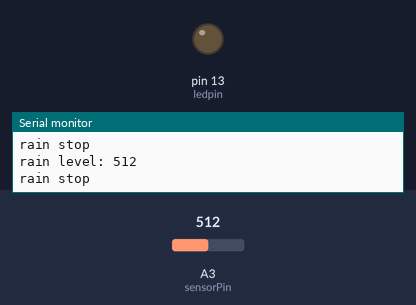
Bench run of a sketch on a simulated Arduino Uno, built with avr-gcc and run on an emulated ATmega328P. Parts: output pins drawn as LEDs (lit = HIGH), the last lines printed to the serial monitor. The test bench sets the inputs (shaded band); at power-on: A3 (sensorPin) = 512.

Above: at 3.8 s.
3.9 s: A3 (sensorPin) set to 491
At 6.9 s:
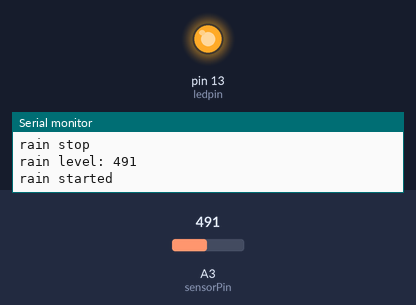
7.8 s: A3 (sensorPin) set to 510
At 10.4 s:
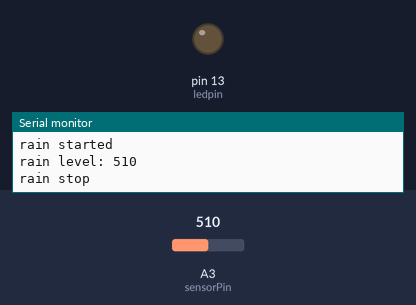
11.7 s: A3 (sensorPin) set to 490
At 12.7 s:
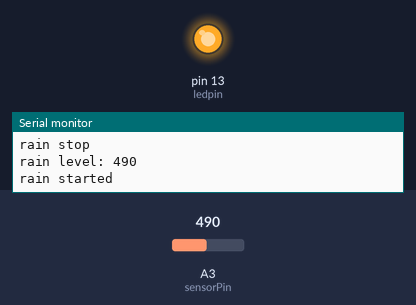
Timing chart, 0 to 14.7 s (numbered marks = the images above; inputs shaded):
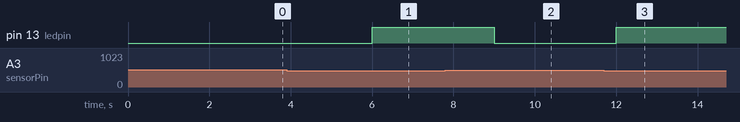

The sketch:

rain_sensor.ino
```cpp
#define sensorPin A3
#define ledpin 13
void setup()
{
 pinMode(ledpin, OUTPUT);
 Serial.begin(9600);
}

void loop()
{
  int rain = analogRead(sensorPin);
      Serial.print("rain level: ");
      Serial.println(rain);

  if (rain <=500) {
        digitalWrite(ledpin, 1);
        Serial.println("rain started");
    }
  else {
        digitalWrite(ledpin, 0);
        Serial.println("rain stop");
    }
  delay(3000);
}
```

Measured:
- the behaviour switches between 501 and 500 on A3 (sensorPin) (found by bisection; images 0 and 1)
- after the input at 3.9 s, pin 13 (ledpin): LOW → HIGH after 2.1 s
- after the input at 7.8 s, pin 13 (ledpin): HIGH → LOW after 1.2 s
- after the input at 11.7 s, pin 13 (ledpin): LOW → HIGH after 0.30 s
